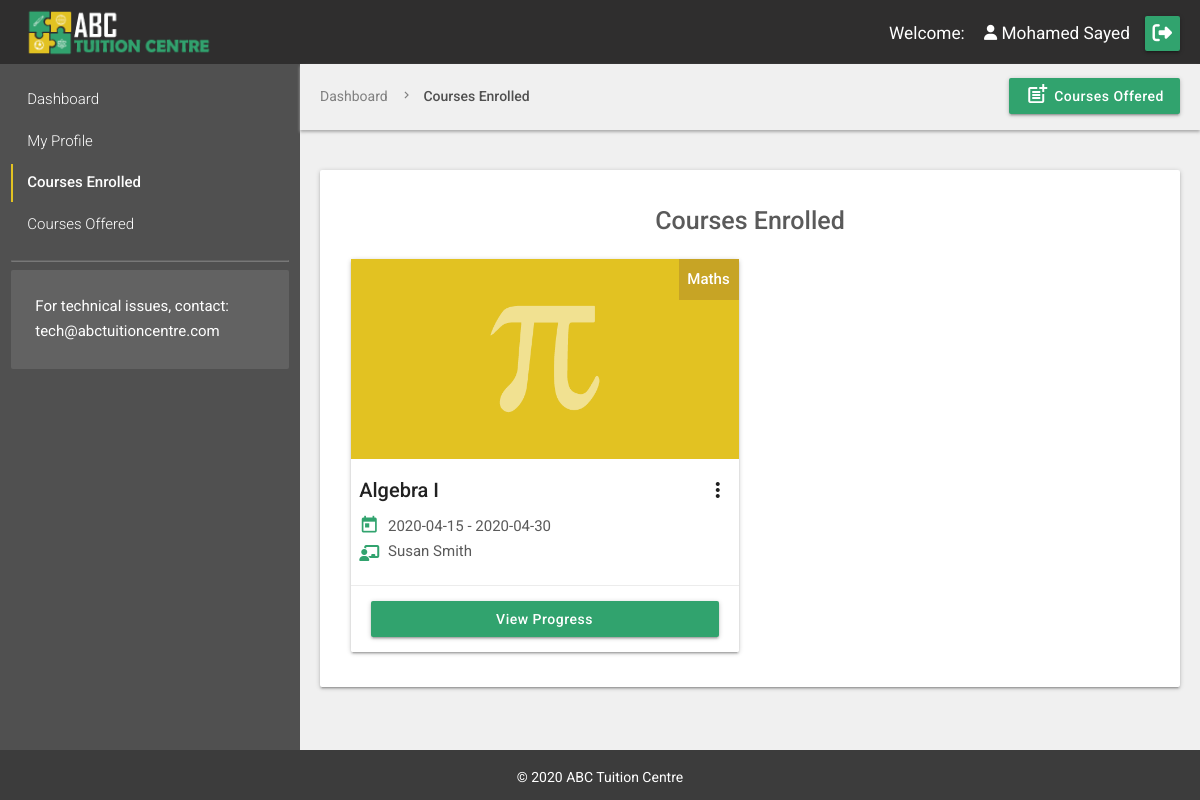
/ABC_Tuition_Center/coursesenrolled.php (signed in), run on the app's committed database.
### tables this page shows
CREATE TABLE `course` (
  `cID` char(7) NOT NULL,
  `cName` varchar(75) NOT NULL,
  `category` varchar(15) NOT NULL,
  `cDesc` text NOT NULL,
  `startDate` date NOT NULL,
  `endDate` date NOT NULL,
  `lecAssigned` char(7) NOT NULL
);

CREATE TABLE `lecturer` (
  `lecID` char(7) NOT NULL,
  `lecName` varchar(75) NOT NULL,
  `lecPassword` varchar(75) NOT NULL,
  `lecEmail` varchar(75) NOT NULL,
  `usertype` varchar(8) NOT NULL
);

### ABC_Tuition_Center/coursesenrolled.php (the view, shortened to what this page needs)
<?php
include_once('header.php');
$id = $_SESSION['username'];
?>
<main class="row flex width-full margin-0">
	<?php include_once('aside.php');?>
	<section class="col s12 l9 m9 bg-grey padding-none-imp">
		<div class="breadcrumb-container">
			<div class="inline" style="display: inline;">
	        	<a href="student-dashboard.php" class="breadcrumb">Dashboard</a>
	        	<a href="coursesenrolled.php" class="breadcrumb">Courses Enrolled</a>
	      	</div>
	      	<a class="waves-effect waves-light  btn right " style="margin-top:-6px;" href="coursesoffered.php" ><span class="material-icons left margin-right-5" style="line-height: 32px;">post_add</span></i>Courses Offered</a>
		</div>
		<div class="padding-lr-20">
		<div class="row">
			<div class="col s12  ">
				<div class="card margin-top-40">
					<div class="card-content">
						<h4 class="fontw-500 align-center">Courses Enrolled</h4>
						<div class="card-flex post-login">
						<?php
						$courses_enrolled = mysqli_query($dbconnect,"SELECT * FROM `course-enrolled` WHERE `studID`='$id'");
						if (mysqli_num_rows($courses_enrolled) > 0) {
							while($row_c_enrolled = mysqli_fetch_assoc($courses_enrolled)) {
								$cID = $row_c_enrolled['courseID'];
								$result_courses = mysqli_query($dbconnect,"SELECT * FROM `course` WHERE `cID` = '$cID'");
								$row = mysqli_fetch_assoc($result_courses);
								$lecAssigned = $row['lecAssigned'];
								$lect_sql = mysqli_query($dbconnect,"SELECT * FROM `lecturer` WHERE `lecturer`.`lecID` = '$lecAssigned' LIMIT 1");
								$row1 = mysqli_fetch_assoc($lect_sql); ?>
								<div class=" card sticky-action ">
							        <div class="card-image course <?php echo $row['category'];?>">
							          <span class="card-corner"><?php echo $row['category'];?></span>
							        </div>
							        <div class="card-content">
							        	<div class="row margin-0">
							        		<span class="card-title activator">
							        			<?php echo $row['cName'];?><i class="material-icons right">more_vert</i>
							        		</span>
							        		<div class="col s12">
												<p class="left-align"><i class="material-icons icon">today</i> <?php echo $row['startDate'];?> - <?php echo $row['endDate'];?></p>
											</div>
											<div class="col s12 margin-bottom-5">
												<p ><i class="fas fa-chalkboard-teacher fa-icon"></i> <?php echo $row1['lecName'];?></p>
											</div>
										</div>
							        </div>
							        <div class="card-action">
							        	<a href="viewcourse.php?id=<?php echo $row['cID'];?>" class="btn waves-effect waves-light width-full">View Progress</a>
							        </div>
								</div>
						<?php
							}
						}  ?>
				</div>
			</div>
		</div>
		</div>
	</div>
</div>
</section>
</main>
<?php include_once('footer.php');?>

### ABC_Tuition_Center/css/style.css (style rules this page uses)
* { margin: 0; font-style: normal; font-family: 'Roboto', sans-serif; text-decoration: none; outline: none; text-shadow: none; box-shadow: none; }
html { line-height: 1.7; }
body { display: flex; min-height: 100vh; flex-direction: column; }
main { flex: 1 0 auto; }
p, h1,h2, h3, h4,h5,h6, em, strong, cite, ul li, ol li { color: #5a5a5a; }
p { text-align: justify; }
h4 { font-size: 25px; }
a { color: #31a36e; }
.width-full { width:100%; }
.margin-0 { margin:0; }
.margin-right-5 { margin-right:5px; }
.margin-top-40 { margin-top:40px; }
.margin-bottom-5 { margin-bottom: 5px; }
.padding-none-imp { padding: 0 !important; }
.padding-lr-20 { padding-left:20px; padding-right: 20px; }
.align-center { text-align: center; }
.fontw-500 { font-weight: 500; }
.bg-grey { background-color:#f0f0f0; }
.btn, .btn-large, .btn-small { background-color: #31a36e; font-weight: 500; text-transform: capitalize; }
.breadcrumb-container { display:block; width:100%; padding: 20px; box-shadow: 0px 2px 3px #aaa; }
.breadcrumb, .breadcrumb:before { font-size: 14px; color: rgba(80,80,80,0.7); }
.breadcrumb:last-child { color: rgba(80,80,80,1); font-weight: 500; }
.flex { display: flex; }
.icon { font-size: 20px; vertical-align: sub; color: #31a36e; width: 25px; }
.fa-icon { font-size: 16px; vertical-align: middle; color: #31a36e; width: 25px; }
.card-flex { display: flex; flex-wrap: wrap; justify-content: stretch; }
.card-flex .card { width: calc(25% - 22px); margin: 10.5px; margin-bottom:20px; }
.card-flex.post-login .card { width: calc(33.33% - 22px); margin: 10.5px; margin-bottom:20px; }
.card-flex .card-content .row > .col { padding:0; }
.card .card-image.course { width:100%; height:200px; background-color: #e2c222; background-size: contain; background-repeat: no-repeat; background-position: center; }
.card .card-image.course.Maths { background-image: url("../images/maths.png"); }
.card .card-title { font-size: 20px; font-weight: 500; line-height: 24px; }
.card .card-content, .card .card-action { padding: 15px 20px; }
.card-corner { min-width: 60px; text-align: center; position: absolute; top: 0; right: 0; padding: 8px; background: #c7a425; font-weight: 500; color: #ffffff; }
.card-flex .card { display: grid; }
.card-flex .card .card-action { display: flex; align-self: flex-end; width: 100%; }
@media only screen and (max-width: 1280px) { .card-flex.post-login .card { width: calc(50% - 22px); } }

### data on the page
course-enrolled: courseID.category "Maths", courseID.cName "Algebra I", courseID.startDate "2020-04-15", courseID.endDate "2020-04-30", lecturer.lecName "Susan Smith"

### other printed values
$_SESSION['accName'] "Mohamed Sayed"
